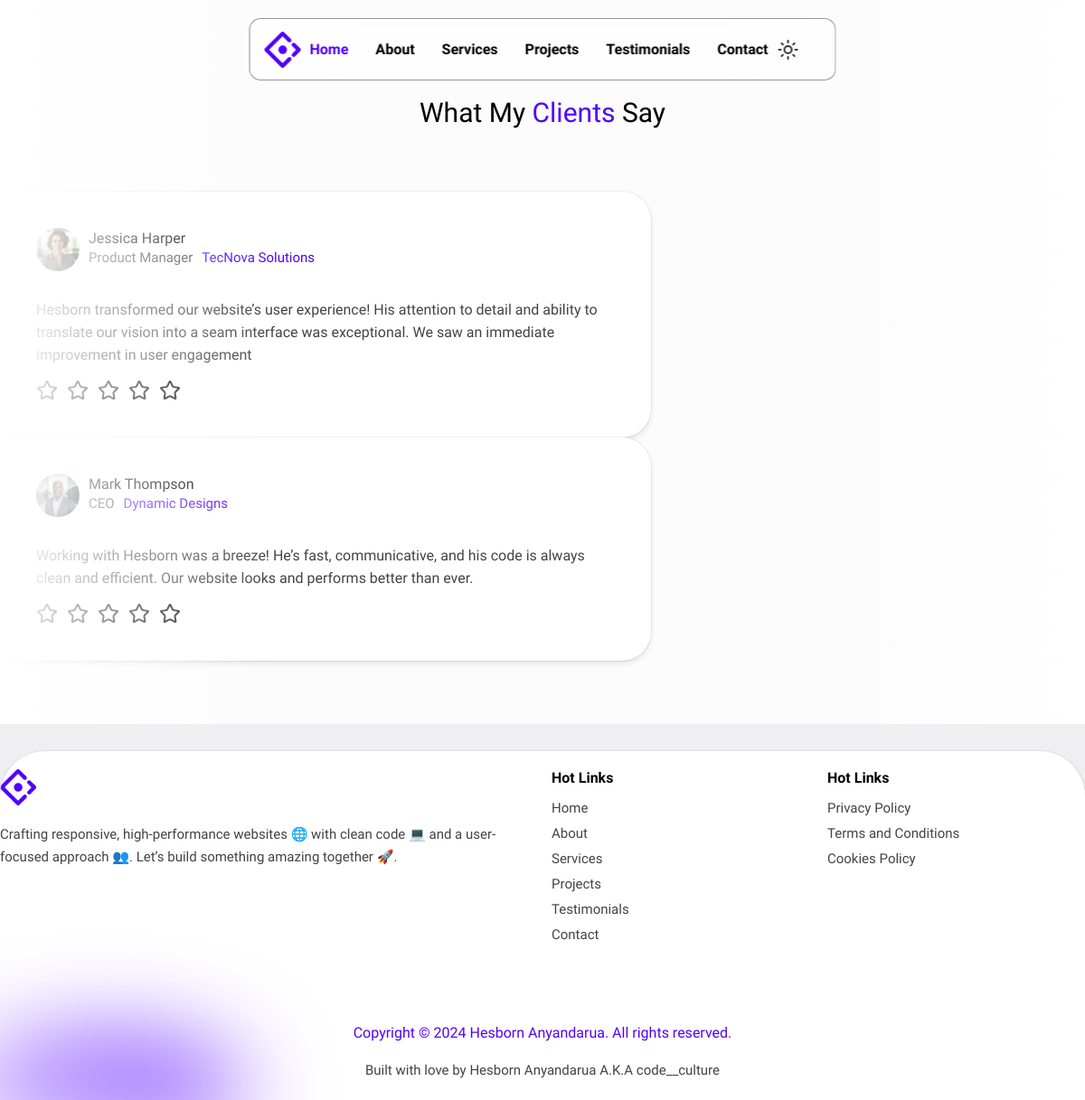
Screenshot of /testimonials with the database file from the repository.
### portfolioapp/models.py (models this page shows, shortened)
class Testimonials(models.Model):
    clientname = models.CharField(max_length=80)
    clientposition = models.CharField(max_length=80)
    clientcompany = models.CharField(max_length=80)
    clientview = models.CharField(max_length=250)
    clientimg = models.ImageField(null=False, upload_to='projects/')

### portfolioapp/views.py (the view)
# urls.py: path('testimonials', views.testimonials, name="testimonials"),
def testimonials(request):
    myclients = Testimonials.objects.all()
    return render(request, 'testimonials.html',{'myclients':myclients})

### templates/testimonials.html (shortened to what this page needs)
{% extends 'base.html' %}
{% load static %}
{% block body %}
   <section id="testimonials">
    <br><br><br>
        <div class="section__header">
            <h2 class="sub__title">
                What My <span class="primary">Clients</span> Say
            </h2>
        </div>
        <div class="swiper testimonials">
            <div class="swipper__wrapper">
                {% for slide in myclients %}
                <div class="testimonial swiper-slide">
                    <div class="flex user">
                        <div class="profile">
                            <img src="{{slide.clientimg.url}}" alt="">
                        </div>
                        <div class="details">
                            <h3 class="name">{{slide.clientname}}</h3>
                            <div class="flex row">
                                <p class="text__muted position">{{slide.clientposition}}</p>
                                <p class="primary company">{{slide.clientcompany}}</p>
                            </div>
                        </div>
                    </div>
                    <p class="text__muted content">
                        {{slide.clientview}}
                    </p>
                    <br>
                    <div class="flex__center stars__container">
                        <i data-lucide="star"></i>
                        <i data-lucide="star"></i>
                        <i data-lucide="star"></i>
                        <i data-lucide="star"></i>
                        <i data-lucide="star"></i>
                    </div>
                </div>
                {% endfor %}
            </div>
        </div>
    </section>
{% endblock body %}

### static/CSS/style.css (style rules this page uses)
:root { --color-primary: #5100ff; --color-primary-accent: #3300ff; --color-primary-light: #702dff; --color-white: #ffffff; --color-muted: #444343; --text-color: #010101; --warning: #ffa500; --danger: #fc605b; --success: #33c648; --bg-base: #efeff1; --bg-base-rgb: 239, 239, 241; --bg-secondary: #ffffff; --bg-secondary-rgb: 255, 255, 255; --radius-1: 4px; --radius-2: 0.8rem; --radius-3: 1.2rem; --radius-4: 2rem; --radius-5: 100%; --animation-1:#9e83fc; --gray-border: 1px solid rgba(89, 88, 88, 0.633); --transition: all 400ms ease; --gradient-1: linear-gradient( 260deg, var(--color-primary-accent) 0%, var(--color-primary) 100% ); --box-shadow-1: 0 4px 8px rgba(0, 0, 0, 0.2); --border-shadow: inset 0 0 0.5px 1px hsla(0, 0%, 100%, 0.075), 0 0 0 1px hsla(0, 0%, 0%, 0.05), 0 0.3px 0.4px hsla(0, 0%, 0%, 0.02), 0 0.9px 1.5px hsla(0, 0%, 0%, 0.045), 0 3.5px 6px hsla(0, 0%, 0%, 0.09); }
* { margin: 0; padding: 0; border: none; outline: none; text-decoration: none; box-sizing: border-box; }
html, body { min-height: 100vh; font-family: "Sora"; background: var(--bg-base); color: var(--text-color); scroll-behavior: smooth; scrollbar-color: var(--color-primary) transparent; scrollbar-width: thin; }
body { overflow: hidden; overflow-y: auto; max-width: 2000px; margin: auto; }
img { width: 100%; min-height: 100%; object-fit: cover; display: block; }
p { font-size: 15px; line-height: 25px; }
.text__muted { color: var(--color-muted); }
.primary { color: var(--color-primary); }
.flex { display: flex; }
.flex__center { display: flex; align-items: center; justify-content: center; gap: 10px; }
.section__header { text-align: center; max-width: 600px; margin: auto; }
.profile,.icon__container { width: 3rem; height: 3rem; min-width: 3rem; min-height: 3rem; max-width: 3rem; max-height: 3rem; overflow: hidden; border-radius: var(--radius-5); cursor: pointer; transition: var(--transition); }
.sub__title { font-size: 30px; font-weight: 500; }

### static/CSS/main.css (style rules this page uses)
#testimonials { overflow: hidden; position: relative; padding: 50px 0; background: rgba(var(--bg-secondary-rgb), 0.8); }
#testimonials::before, #testimonials::after { content: ""; position: absolute; width: 25%; height: 100%; top: 0; z-index: 2; }
#testimonials::before { left: 0; background: linear-gradient(to left, transparent, var(--bg-secondary)); }
#testimonials::after { right: 0; background: linear-gradient(to right, transparent, var(--bg-secondary)); }
#testimonials .sub__title { text-align: center; }
#testimonials .testimonials { margin-top: 50px; padding: 20px 0; position: static; height: 100%; }
#testimonials .testimonials::after { content: ""; position: absolute; bottom: 0; left: 0; z-index: 3; width: 100%; height: 100px; background: linear-gradient( to bottom, transparent, var(--bg-secondary), var(--bg-secondary), var(--bg-secondary), ); }
#testimonials .testimonial { height: auto; max-width: 60%; background: var(--bg-secondary); padding: 40px; box-shadow: var(--border-shadow); border-radius: var(--radius-4); position: relative; }
#testimonials .flex { align-items: center; gap: 10px; }
#testimonials .user { margin-bottom: 30px; }
#testimonials .name { font-size: 16px; font-weight: 500; }
#testimonials .content { font-size: 16px; margin-bottom: 20px; }
#testimonials .stars__container { justify-content: flex-start; position: absolute; bottom: 40px; left: 40px; }

### templates/base.html (style rules this page uses)
html[data-theme="light"] { background: #efeff1; }

### rows the page displays
Testimonials: clientimg (picture), clientname "Jessica Harper", clientposition "Product Manager", clientcompany "TecNova Solutions", clientview "Hesborn transformed our website’s user experience! His attention to detail and ability to translate our vision into a seam interface was exceptional. We saw an immediate improvement in user engagement"
Testimonials: clientimg (picture), clientname "Mark Thompson", clientposition "CEO", clientcompany "Dynamic Designs", clientview "Working with Hesborn was a breeze! He’s fast, communicative, and his code is always clean and efficient. Our website looks and performs better than ever."
